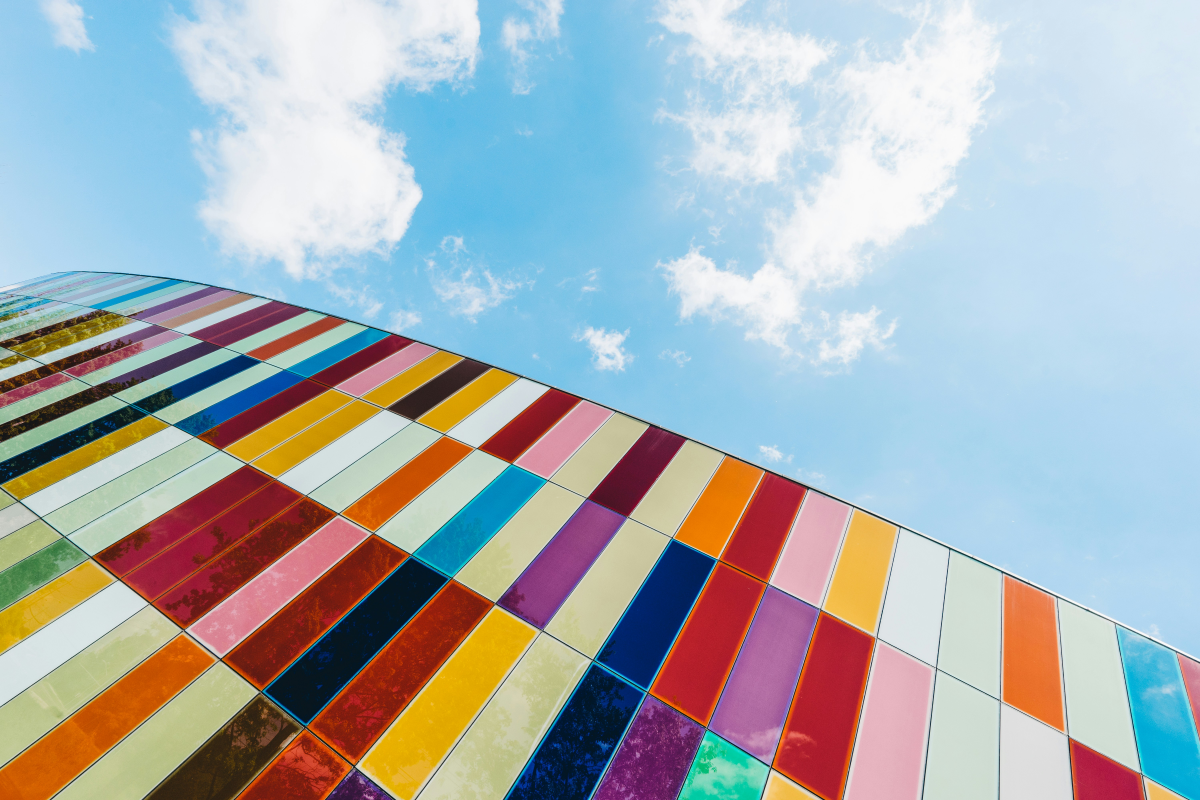
#> input picture W3/img.jpg, 6000 x 4000 px (shown at 1/5 size)
$ python index.py
#> lines starting #> are read from the running program, lines starting #| are printed output that depends on the picture
import subprocess
import platform
from PIL import Image, ImageFilter
import numpy as np
from datetime import datetime
from threading import Thread
import time
import os

def read_img(path):
    img = Image.open(path)
    if img is None:
        raise ValueError("Image not found")
    return img

def apply_gaussian_blur(img, start_row, end_row, radius, result, index):
    """
    Apply a Gaussian blur filter to a cropped section of an image.

    Args:
        img (Image.Image): The image to be processed.
        start_row (int): The starting row of the section to crop (top boundary).
        end_row (int): The ending row of the section to crop (bottom boundary).
        radius (float): The radius of the Gaussian blur.
        result (list): A list where the blurred image will be stored.
        index (int): The index in the result list where the blurred image will be stored.

    Returns:
        None
    """
    cropped_img = img.crop((0, start_row, img.width, end_row))
    result[index] = cropped_img.filter(ImageFilter.GaussianBlur(radius))

def resize_image(img, size):
    return img.resize(size, Image.Resampling.LANCZOS)

def compress_image(img_path, max_size=(400, 200), quality=85):
    with Image.open(img_path) as img:
        img.thumbnail(max_size, Image.Resampling.LANCZOS)
        compressed_path = "compressed_" + os.path.basename(img_path)
        img.save(compressed_path, "JPEG", quality=quality)
    return compressed_path

def get_image_info(img_path):
    img = Image.open(img_path)
    img_size = os.path.getsize(img_path)
    img_dimensions = img.size
    return img_size, img_dimensions

def serial_image_blur(img, radius=30):
    height = img.height
    result = [None]
    apply_gaussian_blur(img, 0, height, radius, result, 0)
    return result[0]

def parallel_image_blur(img, radius=30):
    """
    Applies Gaussian blur to an image in parallel using multiple threads.

    The image is divided into segments based on the number of available CPU cores.
    Each segment is processed by a separate thread to apply the Gaussian blur.

    Args:
        img (PIL.Image.Image): The image to be processed.
        radius (float, optional): The radius of the Gaussian blur. Defaults to 20.

    Returns:
        PIL.Image.Image: A new image with Gaussian blur applied in parallel.

    Raises:
        ValueError: If an error occurs during image processing.
    """

    num_cores = os.cpu_count()
    height = img.height
    chunk_size = height // num_cores
    threads = []
    results = [None] * num_cores

    for i in range(num_cores):
        start_row = i * chunk_size
        end_row = height if i == num_cores - 1 else (i + 1) * chunk_size
        thread = Thread(target=apply_gaussian_blur, args=(img, start_row, end_row, radius, results, i))
        threads.append(thread)
        thread.start()

    for thread in threads:
        thread.join()

    blurred_img = Image.new('RGB', img.size)
    current_height = 0
    for part in results:
        blurred_img.paste(part, (0, current_height))
        current_height += part.height

    return blurred_img


def perform_tests(img_path, sizes, radius=30):
    img = read_img(img_path)
    results = []

    for size in sizes:
        resized_img = resize_image(img, size)

        serial_path = f"serial_blur_{size[0]}x{size[1]}.jpg"
        parallel_path = f"parallel_blur_{size[0]}x{size[1]}.jpg"

        print(f"Testing with size: {size}")

        start_time = time.time()
        serial_blurred_img = serial_image_blur(resized_img, radius)
        end_time = time.time()
        serial_time = end_time - start_time
        serial_blurred_img.save(serial_path)

        start_time = time.time()
        parallel_blurred_img = parallel_image_blur(resized_img, radius)
        end_time = time.time()
        parallel_time = end_time - start_time
        parallel_blurred_img.save(parallel_path)

        results.append({
            'size': size,
            'serial_time': serial_time,
            'parallel_time': parallel_time,
            'serial_path': serial_path,
            'parallel_path': parallel_path
        })

    return results

def generate_report(img_path, results):

    date = datetime.now().strftime("%Y-%m-%d")
    img_size, img_dimensions = get_image_info(img_path)
    compressed_image_path = compress_image(img_path)

    img_size_kb = img_size / 1024
    img_info = f"Size: {img_size_kb:.2f} KB, Dimensions: {img_dimensions[0]}x{img_dimensions[1]}"

    sizes = []
    serial_times = []
    parallel_times = []
    serial_paths = []
    parallel_paths = []

    for result in results:
        sizes.append(f"{result['size'][0]}x{result['size'][1]}")
        serial_times.append(f"{result['serial_time']:.4f}")
        parallel_times.append(f"{result['parallel_time']:.4f}")
        serial_paths.append(result['serial_path'])
        parallel_paths.append(result['parallel_path'])

    table_data = np.array([sizes, serial_times, parallel_times, serial_paths, parallel_paths]).T


    qmd_content = f"""
---
title: "Analysis of Serial VS Parallel Image Processing Using Threaded Shared Memory."
author: "Emmanuel Silva Diaz"
date: {date}
format: pdf
jupyter: python3
---

# Introduction

Image processing is a fundamental task in a variety of applications, from computer vision to graphics editing. In this report, two approaches to image processing are explored: serial processing and parallel processing using threads. The comparison is made using a Gaussian blur effect applied to images of different sizes. The objective is to analyze the performance and efficiency of each method, as well as the challenges associated with the use of shared memory in a multithreaded environment.

# Objective

The objective of this report is to evaluate and compare the performance of serial versus parallel image processing using Python threads. It is intended to determine the differences in execution time and efficiency between the two approaches when applying a Gaussian blur effect to images of different sizes. In addition, the challenges associated with shared memory management in parallel processing will be examined and possible solutions to improve performance will be proposed.

# Metodology

The following methodology was used to carry out this analysis:

1. **Image Selection**: A high resolution image was chosen for testing. The image was compressed and resized to fit different sizes.

2. **Implementation of Processing Functions**:
   - **read_img()**: A function was implemented to open and return an image from a specified file path.
   ```python

    def read_img(path):
    img = Image.open(path)
    if img is None:
        raise ValueError("Image not found")
    return img

   ```

   - **apply_gaussian_blur**: A function was developed that applies a Gaussian blur filter to a cropped section of an image.
   ```python
   def apply_gaussian_blur(img, start_row, end_row, radius, result, index):

    # Apply a Gaussian blur filter to a cropped section of an image.

    # Args:
        # img (Image.Image): The image to be processed.
        # start_row (int): The starting row of the section to crop (top boundary).
        # end_row (int): The ending row of the section to crop (bottom boundary).
        # radius (float): The radius of the Gaussian blur.
        # result (list): A list where the blurred image will be stored.
        # index (int): List where the blurred image will be stored.

    # Returns:
        # None

    cropped_img = img.crop((0, start_row, img.width, end_row))
    result[index] = cropped_img.filter(ImageFilter.GaussianBlur(radius))
   ```

    - **resize_image()**: is responsible for resizing an image to a specific size.
    ```python
    def resize_image(img, size):
        return img.resize(size, Image.Resampling.LANCZOS)
    ```
    - **compress_image()**: Compresses an image by resizing it to a specified maximum size and adjusting its quality to reduce the file size, in order to render it in the report.
    ```python
    def compress_image(img_path, max_size=(400, 200), quality=85):
        with Image.open(img_path) as img:
            img.thumbnail(max_size, Image.Resampling.LANCZOS)
            compressed_path = "compressed_" + os.path.basename(img_path)
            img.save(compressed_path, "JPEG", quality=quality)
        return compressed_path
    ```

    - **get_image_info()**: Obtains detailed information from an image.
    ```python
    def get_image_info(img_path):
        img = Image.open(img_path)
        img_size = os.path.getsize(img_path)
        img_dimensions = img.size
        return img_size, img_dimensions
    ```


    - **serial_image_blur()**: Applies a Gaussian blur to an image in a single step, sequentially.
    ```python
    def serial_image_blur(img, radius=20):
        height = img.height
        result = [None]
        apply_gaussian_blur(img, 0, height, radius, result, 0)
        return result[0]
    ```
    - **parallel_image_blur()**: Applies a Gaussian blur to an image in parallel using multiple threads .
    ```python
    def parallel_image_blur(img, radius=20):
    # Applies Gaussian blur to an image in parallel using multiple threads.
    # The image is divided into segments based on the number of available CPU cores.
    # Each segment is processed by a separate thread to apply the Gaussian blur.
    # Args:
        # img (PIL.Image.Image): The image to be processed.
        # radius (float, optional): The radius of the Gaussian blur. Defaults to 20.

    # Returns:
        # PIL.Image.Image: A new image with Gaussian blur applied in parallel.

    # Raises:
        # ValueError: If an error occurs during image processing.


        num_cores = os.cpu_count()
        height = img.height
        chunk_size = height // num_cores
        threads = []
        results = [None] * num_cores

        for i in range(num_cores):
            start_row = i * chunk_size
            end_row = height if i == num_cores - 1 else (i + 1) * chunk_size
            thread = Thread(target=apply_gaussian_blur, args=(img, start_row, end_row, radius, results, i))
            threads.append(thread)
            thread.start()

        for thread in threads:
            thread.join()

        blurred_img = Image.new('RGB', img.size)
        current_height = 0
        for part in results:
            blurred_img.paste(part, (0, current_height))
            current_height += part.height

        return blurred_img
    ```

   - **perform_tests()**: Prepares tests to compare the processing time between serial and parallel Gaussian blur on images of different sizes.
    ```python
    def perform_tests(img_path, sizes, radius=20):

        img = read_img(img_path)

        for size in sizes:
            resized_img = resize_image(img, size)

            start_time = time.time()
            serial_blurred_img = serial_image_blur(resized_img, radius)
            end_time = time.time()
            serial_time = end_time - start_time

            start_time = time.time()
            parallel_blurred_img = parallel_image_blur(resized_img, radius)
            end_time = time.time()
            parallel_time = end_time - start_time

    ```
# Test Results:

The tests were executed with images of different sizes to compare the processing time between serial and parallel Gaussian blur. The results are summarized in the table below:

| Size (Width x Height) | Serial Processing Time (seconds) | Parallel Processing Time (seconds) | Serial Blurred Image | Parallel Blurred Image |
|-----------------------|---------------------------------|-----------------------------------|----------------------|------------------------|
"""

    # Append each row of the table to the Markdown content
    for row in table_data:
        size, serial_time, parallel_time, serial_path, parallel_path = row
        qmd_content += f"| {size} | {serial_time} | {parallel_time} | ![Serial]({serial_path}) | ![Parallel]({parallel_path}) |\n"

    qmd_content += """

# Analysis and Discussion

The processing time for applying a Gaussian blur filter varies significantly with image size. As the image size increases, the processing time also increases. This is because the algorithm must perform operations on a larger number of pixels. In serial processing, the entire image is processed at once, which can result in very long processing times for large images.

1. **Serial Processing**:
In serial processing, the entire image is processed sequentially. This approach can be inefficient for large images due to the amount of data that must be handled and processed in a single step. However, for smaller images, serial processing may be a more suitable option. This is because the Gaussian blur function, which performs a radial blur, is smoothly applied to the entire image. Since the blur is evenly distributed from the center to the edges, there is no distortion in the image. In contrast, when using parallel processing and dividing the image into rectangular sections, the radial blur effect may not align perfectly when recombining the sections, which may result in visible distortion at the edges of the sections.

2. **Parallel Processing**:
El procesamiento en paralelo distribuye el trabajo entre múltiples hilos, cada uno encargado de procesar una sección diferente de la imagen simultáneamente. Este enfoque es especialmente beneficioso para imágenes grandes, ya que permite reducir el tiempo total de procesamiento al dividir la carga de trabajo. No obstante, es crucial manejar adecuadamente la recomposición de la imagen para evitar distorsiones. La implementación de múltiples hilos permite procesar diferentes segmentos de la imagen al mismo tiempo, lo que resulta en una disminución significativa del tiempo de procesamiento en comparación con el enfoque secuencial. Sin embargo, es importante considerar las implicaciones del efecto radial del desenfoque y aplicar correcciones si es necesario para mantener la calidad de la imagen final.


# Conclusion

1. **Effectiveness of Serial Processing**:
Serial processing, where the entire image is processed at once, proves to be efficient for small images. The Gaussian blur effect, applied radially from the center, blends smoothly across the image, avoiding noticeable distortions. This approach works well due to the uniform nature of the blur effect. However, as the image size increases, the processing time grows substantially, making this method less suitable for large images, where the computational load becomes a bottleneck.

2. **Advantages of Parallel Processing**:
Parallel processing demonstrates significant advantages, especially with large images. By distributing the image into smaller segments and processing each segment simultaneously with multiple threads, the total processing time is substantially reduced. This method takes advantage of multi-core processors to handle the workload more efficiently. Despite these advantages, careful management of image recomposition is necessary to prevent artifacts and ensure that the radial blur effect remains consistent throughout the entire image.

3. **Challenges and Solutions**:
    - **Handling Large Images**: Processing very large images can lead to excessive memory usage and increase the risk of errors such as `DecompressionBombError`. To address these issues, resizing and compressing images prior to processing can help mitigate memory concerns and reduce the risk of errors.
    - **Image Distortion in Parallel Processing**: The radial nature of Gaussian blur can lead to visible distortions when images are split into rectangular sections and then recombined. This problem can be partially mitigated by using overlapping techniques or by refining the blur effect at the recombination stage to ensure consistency.

   """
    with open("informe.qmd", "w", encoding="utf-8") as file:
        file.write(qmd_content)

    subprocess.run(["quarto", "render", "informe.qmd", "--to", "pdf"])

    pdf_file = "informe.pdf"
    if platform.system() == "Darwin":
        subprocess.run(["open", pdf_file])
    elif platform.system() == "Windows":
        subprocess.run(["start", pdf_file], shell=True)
    else:
        subprocess.run(["xdg-open", pdf_file])

if __name__ == "__main__":


    Image.MAX_IMAGE_PIXELS = None

    img_path = "img.jpg"
    img = read_img(img_path)
#> in read_img, img is the input picture: PIL image 6000x4000 RGB; mean R, G, B 170.1, 175.8, 179.1

    test_sizes = [
        (600, 400),
        (1200, 800),
        (2400, 1600),
        (3000, 2000),
        (img.width, img.height)
    ]
    results = perform_tests(img_path, test_sizes)
#> the loop in perform_tests, `for size in sizes:` made 5 passes
#> pass 1, in perform_tests, `resized_img = resize_image(img, size)`:
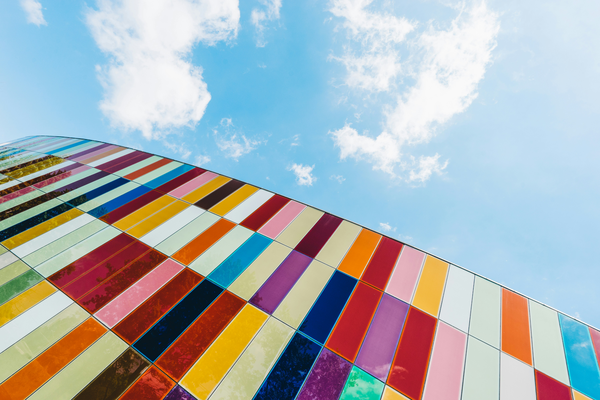
#> resized_img: PIL image 600x400 RGB; mean R, G, B 170.1, 175.8, 179.2
#> pass 1, in perform_tests, `serial_blurred_img = serial_image_blur(resized_img, radius)`:
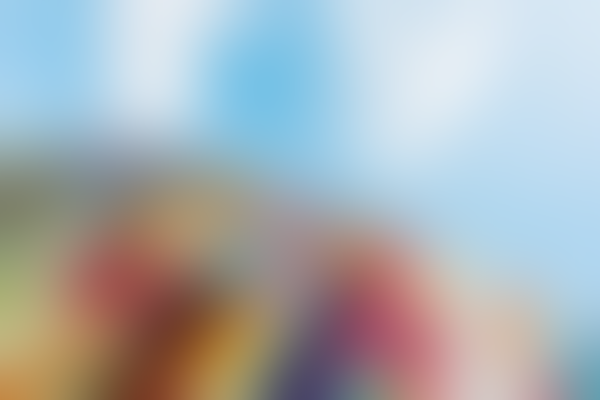
#> serial_blurred_img: PIL image 600x400 RGB; mean R, G, B 170, 175.7, 179.2
#> after the loop in perform_tests, `for size in sizes:`:
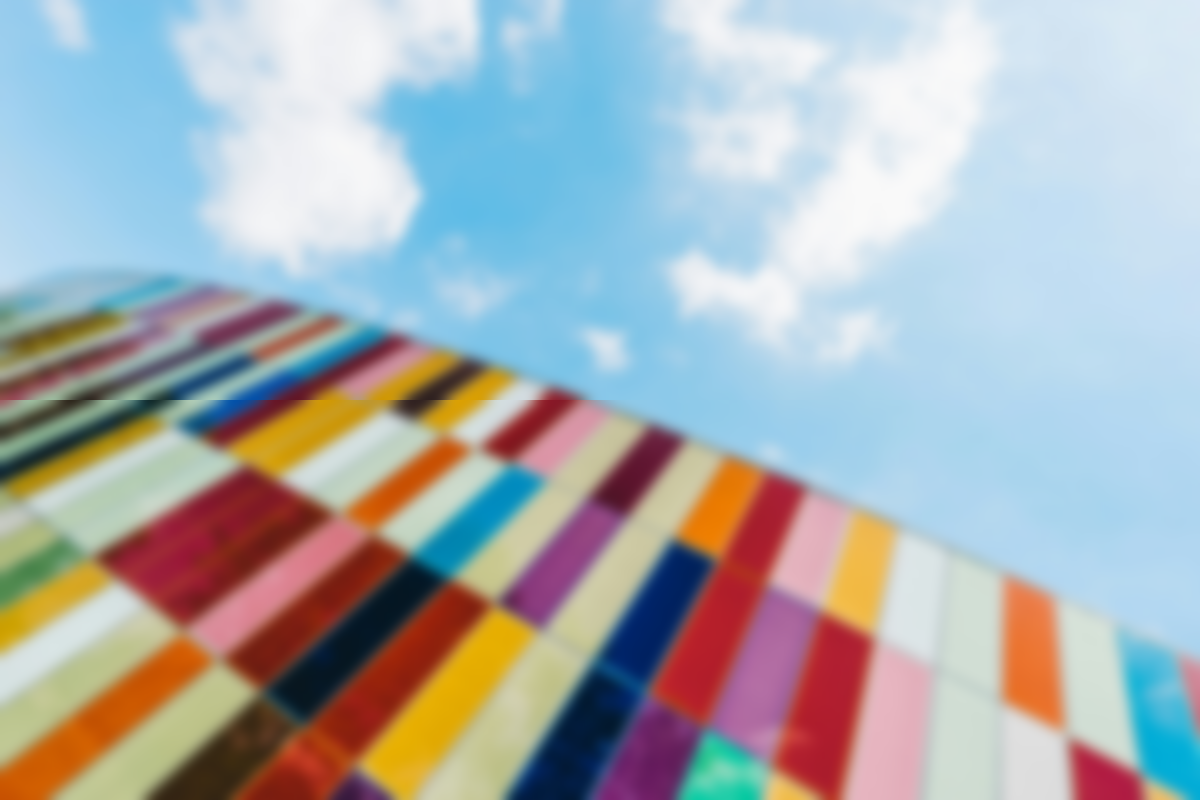
#> parallel_blurred_img: PIL image 6000x4000 RGB (shown at 1/5 size); mean R, G, B 170.1, 175.8, 179.1
#> after the loop in perform_tests, `for size in sizes:`: results = 5 items
#> results = 5 items


    generate_report(img_path, results)
#> in compress_image, `img.thumbnail(max_size, Image.Resampling.LANCZOS)`:
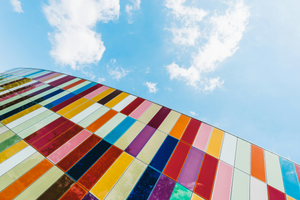
#> img: PIL image 300x200 RGB; mean R, G, B 170.1, 175.8, 179.2
#> the loop in generate_report, `for result in results:` made 5 passes
#> after the loop in generate_report, `for result in results:`: parallel_paths = ['parallel_blur_600x400.jpg', 'parallel_blur_1200x800.jpg', 'parallel_blur_2400x1600.jpg', 'parallel_blur_3000x2000.jpg', 'parallel_blur_6000x4000.jpg']; parallel_times = ['0.0342', '0.0423', '0.1620', '0.2499', '1.1088']; serial_paths = ['serial_blur_600x400.jpg', 'serial_blur_1200x800.jpg', 'serial_blur_2400x1600.jpg', 'serial_blur_3000x2000.jpg', 'serial_blur_6000x4000.jpg']; serial_times = ['0.0365', '0.0405', '0.1587', '0.2547', '1.4886']; sizes = ['600x400', '1200x800', '2400x1600', '3000x2000', '6000x4000']
#> the loop in generate_report, `for row in table_data:` made 5 passes
#> (size, serial_time, parallel_time, parallel_path) on passes 1 to 5: ('600x400', '0.0365', '0.0342', 'parallel_blur_600x400.jpg'), ('1200x800', '0.0405', '0.0423', 'parallel_blur_1200x800.jpg'), ('2400x1600', '0.1587', '0.1620', 'parallel_blur_2400x1600.jpg'), ('3000x2000', '0.2547', '0.2499', 'parallel_blur_3000x2000.jpg'), ('6000x4000', '1.4886', '1.1088', 'parallel_blur_6000x4000.jpg')
